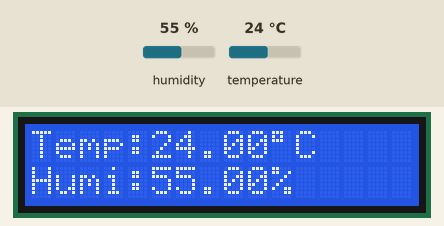
This sketch was run on a simulated Arduino Uno, built with avr-gcc and run on an emulated ATmega328P. On the bench: 16×2 character LCD. The test bench sets the inputs (shaded band); at power-on: humidity 55 %, temperature 24 °C. What the sketch prints to the serial monitor is not drawn.

Above: at 7.7 s.
7.8 s: humidity set to 22 %
At 10.3 s:
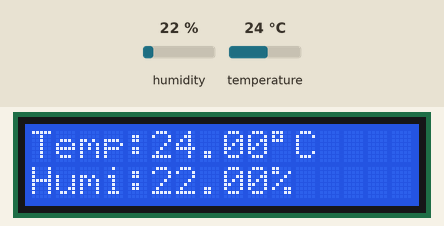
10.8 s: temperature set to 12 °C
At 11.8 s:
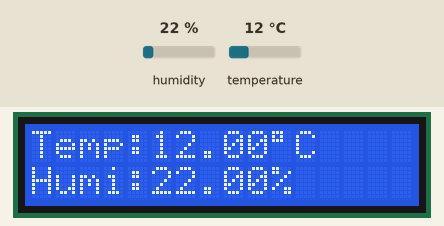
13.8 s: humidity set to 40 %
At 16.1 s:
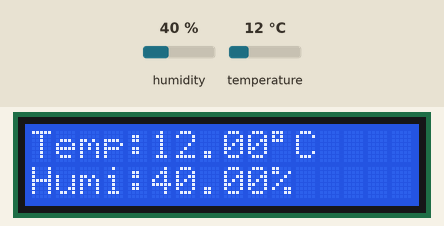
16.9 s: temperature set to 19 °C
At 18.8 s:
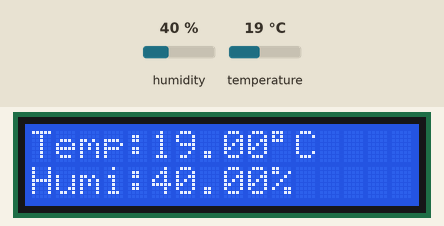
Timing chart, 0 to 20.3 s (numbered marks = the images above; inputs shaded):
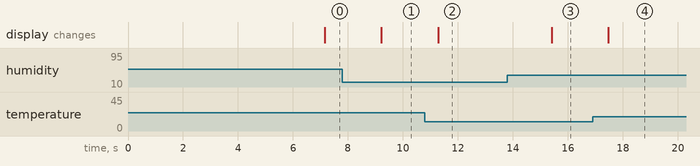

The sketch:

RT_DHT11_LCD_8574AT_3F.ino
```cpp
// Example testing sketch for various DHT humidity/temperature sensors
// Written by ladyada, public domain

#include "DHT.h"
#include <Wire.h>
#include <LiquidCrystal_I2C.h>

// LCM1602 I2C LCD
LiquidCrystal_I2C lcd(0x3F, 2, 1, 0, 4, 5, 6, 7, 3, POSITIVE);  // Set the LCD I2C address

#define DHTPIN 2     // what digital pin we're connected to

// Uncomment whatever type you're using!
#define DHTTYPE DHT11   // DHT 11
//#define DHTTYPE DHT22   // DHT 22  (AM2302), AM2321
//#define DHTTYPE DHT21   // DHT 21 (AM2301)

// Connect pin 1 (on the left) of the sensor to +5V
// NOTE: If using a board with 3.3V logic like an Arduino Due connect pin 1
// to 3.3V instead of 5V!
// Connect pin 2 of the sensor to whatever your DHTPIN is
// Connect pin 4 (on the right) of the sensor to GROUND
// Connect a 10K resistor from pin 2 (data) to pin 1 (power) of the sensor

// Initialize DHT sensor.
// Note that older versions of this library took an optional third parameter to
// tweak the timings for faster processors.  This parameter is no longer needed
// as the current DHT reading algorithm adjusts itself to work on faster procs.
DHT dht(DHTPIN, DHTTYPE);

void setup() {
  Serial.begin(9600);
  Serial.println("DHTxx test!");
  dht.begin();
  lcd.begin(16,2);               // initialize the lcd
  lcd.backlight();
  lcd.setCursor ( 0, 0 );        // go to home
  lcd.print("Hello Ameba!");
  lcd.setCursor ( 0, 1 );
  lcd.print("Temp & Humi");
  delay ( 5000 );  // Delay 8 seconds

}

void loop() {
  // Wait a few seconds between measurements.
  delay(2000);
  // Reading temperature or humidity takes about 250 milliseconds!
  // Sensor readings may also be up to 2 seconds 'old' (its a very slow sensor)
  float h = dht.readHumidity();
  // Read temperature as Celsius (the default)
  float t = dht.readTemperature();
  // Read temperature as Fahrenheit (isFahrenheit = true)
  float f = dht.readTemperature(true);

  // Check if any reads failed and exit early (to try again).
  if (isnan(h) || isnan(t) || isnan(f)) {
    Serial.println("Failed to read from DHT sensor!");
    return;
  }

  // Compute heat index in Fahrenheit (the default)
  float hif = dht.computeHeatIndex(f, h);
  // Compute heat index in Celsius (isFahreheit = false)
  float hic = dht.computeHeatIndex(t, h, false);

  Serial.print("Humidity: ");
  Serial.print(h);
  Serial.print(" %\t");
  Serial.print("Temperature: ");
  Serial.print(t);
  Serial.print(" *C ");
  Serial.print(f);
  Serial.print(" *F\t");
  Serial.print("Heat index: ");
  Serial.print(hic);
  Serial.print(" *C ");
  Serial.print(hif);
  Serial.println(" *F");

  // LCD display
  lcd.clear();
  lcd.setCursor ( 0, 0 );        // go to home
  lcd.print("Temp:");
  lcd.print(t);
  lcd.print((char)(0xDF));
  lcd.print("C");
  lcd.setCursor ( 0, 1 );        // go to home
  lcd.print("Humi:");
  lcd.print(h);
  lcd.print("%");

}
```

Measured:
- after the input at 7.8 s, the display: changes after 1.4 s (image 1)
- after the input at 10.8 s, the display: changes after 0.48 s (image 2)
- after the input at 13.8 s, the display: changes after 1.6 s (image 3)
- after the input at 16.9 s, the display: changes after 0.58 s (image 4)
